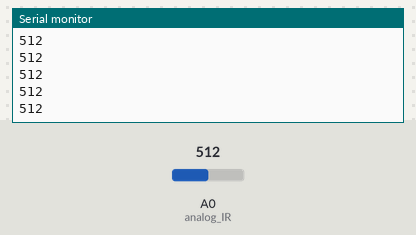
Recording of a sketch running on a simulated Arduino Uno, built with avr-gcc and run on an emulated ATmega328P. Shown: the last lines printed to the serial monitor. Inputs (shaded band) come from the test bench; at power-on: A0 (analog_IR) = 512.

Above: at 1.2 s.
1.3 s: A0 (analog_IR) set to 716
At 1.56 s:
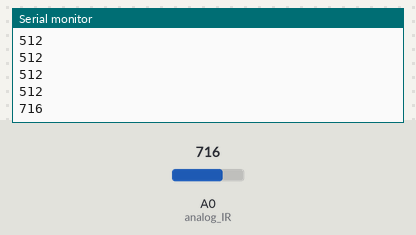
2.8 s: A0 (analog_IR) set to 900
At 2.96 s:
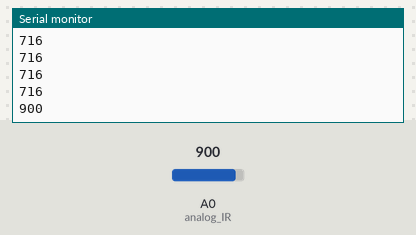
Timing chart, 0 to 5.8 s (numbered marks = the images above; inputs shaded):
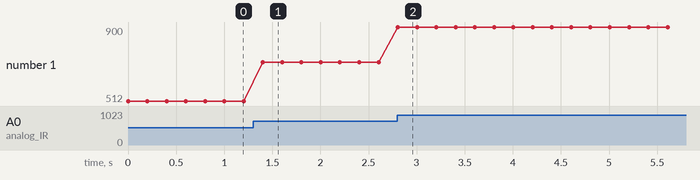

The sketch:

IR_Sensor_Analog.ino
```cpp
const int sensorPin = 10;
const int ledPin = 13;
int analog_IR = A0;

void setup() {

  Serial.begin(9600);

}

void loop() {
  int IR_value = analogRead(analog_IR);

  Serial.print(IR_value);
  Serial.print("\n");
  delay(200);

}
```

Measured:
- after the input at 1.3 s, the serial monitor: prints a new line after 0.10 s (image 1)
- after the input at 2.8 s, the serial monitor: prints a new line at once (image 2)
- plotted number 1: 512 → 716 after the input at 1.3 s, 716 → 900 after the input at 2.8 s
